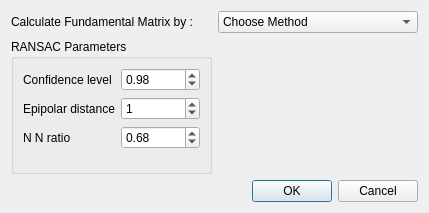
<?xml version="1.0" encoding="UTF-8"?>
<ui version="4.0">
 <class>fundOptUI</class>
 <widget class="QDialog" name="fundOptUI">
  <property name="windowModality">
   <enum>Qt::ApplicationModal</enum>
  </property>
  <property name="geometry">
   <rect>
    <x>0</x>
    <y>0</y>
    <width>429</width>
    <height>213</height>
   </rect>
  </property>
  <property name="windowTitle">
   <string>Dialog</string>
  </property>
  <layout class="QGridLayout" name="gridLayout">
   <item row="0" column="0">
    <widget class="QLabel" name="label_4">
     <property name="text">
      <string>Calculate Fundamental Matrix by :</string>
     </property>
    </widget>
   </item>
   <item row="0" column="1">
    <widget class="QComboBox" name="methodcombo">
     <item>
      <property name="text">
       <string>Choose Method</string>
      </property>
     </item>
     <item>
      <property name="text">
       <string>7 point</string>
      </property>
     </item>
     <item>
      <property name="text">
       <string>8 point</string>
      </property>
     </item>
     <item>
      <property name="text">
       <string>RANSAC</string>
      </property>
     </item>
    </widget>
   </item>
   <item row="1" column="0">
    <widget class="QGroupBox" name="groupBox">
     <property name="title">
      <string>RANSAC Parameters</string>
     </property>
     <layout class="QFormLayout" name="formLayout">
      <item row="0" column="0">
       <widget class="QLabel" name="label">
        <property name="text">
         <string>Confidence level</string>
        </property>
       </widget>
      </item>
      <item row="0" column="1">
       <widget class="QDoubleSpinBox" name="spinConfidence">
        <property name="maximum">
         <double>0.990000000000000</double>
        </property>
        <property name="singleStep">
         <double>0.010000000000000</double>
        </property>
        <property name="value">
         <double>0.980000000000000</double>
        </property>
       </widget>
      </item>
      <item row="1" column="0">
       <widget class="QLabel" name="label_2">
        <property name="text">
         <string>Epipolar distance</string>
        </property>
       </widget>
      </item>
      <item row="1" column="1">
       <widget class="QSpinBox" name="spinDist">
        <property name="maximum">
         <number>10</number>
        </property>
        <property name="value">
         <number>1</number>
        </property>
       </widget>
      </item>
      <item row="2" column="0">
       <widget class="QLabel" name="label_3">
        <property name="text">
         <string>N N ratio</string>
        </property>
       </widget>
      </item>
      <item row="2" column="1">
       <widget class="QDoubleSpinBox" name="spinNN">
        <property name="maximum">
         <double>0.990000000000000</double>
        </property>
        <property name="singleStep">
         <double>0.010000000000000</double>
        </property>
        <property name="value">
         <double>0.680000000000000</double>
        </property>
       </widget>
      </item>
     </layout>
    </widget>
   </item>
   <item row="2" column="0" colspan="2">
    <widget class="QDialogButtonBox" name="buttonBox">
     <property name="orientation">
      <enum>Qt::Horizontal</enum>
     </property>
     <property name="standardButtons">
      <set>QDialogButtonBox::Cancel|QDialogButtonBox::Ok</set>
     </property>
    </widget>
   </item>
  </layout>
 </widget>
 <resources/>
 <connections>
  <connection>
   <sender>buttonBox</sender>
   <signal>accepted()</signal>
   <receiver>fundOptUI</receiver>
   <slot>accept()</slot>
   <hints>
    <hint type="sourcelabel">
     <x>248</x>
     <y>254</y>
    </hint>
    <hint type="destinationlabel">
     <x>157</x>
     <y>274</y>
    </hint>
   </hints>
  </connection>
  <connection>
   <sender>buttonBox</sender>
   <signal>rejected()</signal>
   <receiver>fundOptUI</receiver>
   <slot>reject()</slot>
   <hints>
    <hint type="sourcelabel">
     <x>316</x>
     <y>260</y>
    </hint>
    <hint type="destinationlabel">
     <x>286</x>
     <y>274</y>
    </hint>
   </hints>
  </connection>
 </connections>
</ui>
